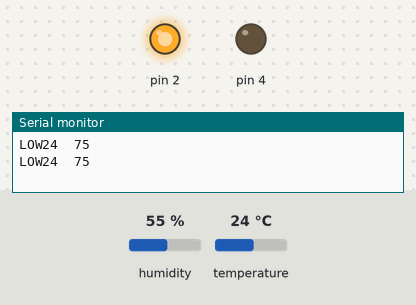
A sketch run on a simulated Arduino Uno, built with avr-gcc and run on an emulated ATmega328P. On the bench: output pins drawn as LEDs (lit = HIGH), the last lines printed to the serial monitor. The inputs (shaded band) are chosen by the test bench; at power-on: temperature 24 °C, humidity 55 %.

Above: at 1.3 s.
1.4 s: temperature set to 41 °C
At 3.2 s:
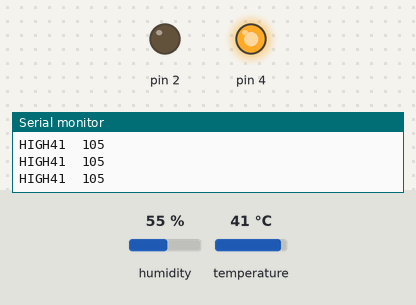
3.5 s: temperature set to 12 °C
At 4.9 s:
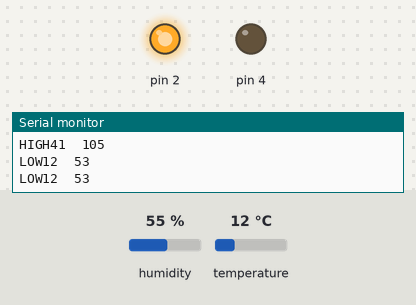
Timing chart, 0 to 6.5 s (numbered marks = the images above; inputs shaded):
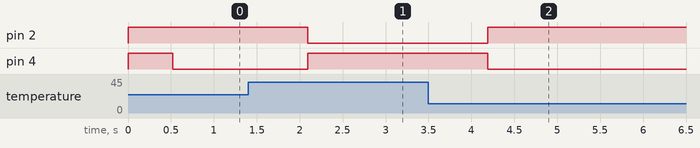

The sketch:

11dhtmaxmin.ino
```cpp
int maxTemp = 100;
int minTemp = 95;
// Include the DHT11 library for interfacing with the sensor.
#include <DHT11.h>

// Create an instance of the DHT11 class.
// - For Arduino: Connect the sensor to Digital I/O Pin 2.
DHT11 dht11(A1);

void setup() {
    pinMode(2,OUTPUT);
    pinMode(4,OUTPUT);
    digitalWrite(2,HIGH);
    digitalWrite(4,HIGH);
    Serial.begin(9600);

}

void loop() {
    int temperature = 0;
    int humidity = 0;

    // Attempt to read the temperature and humidity values from the DHT11 sensor.
    // int result = dht11.readTemperatureHumidity(temperature, humidity);

    int temp1 = dht11.readTemperature();

    int tempInFar = (temp1*1.8) + 32 ;

    if(tempInFar <= 96)
    {
      Serial.print("LOW");
      digitalWrite(4,LOW);
      digitalWrite(2,HIGH);
    }
    else if(tempInFar >= 100)
    {
      Serial.print("HIGH");
      digitalWrite(2,LOW);
      digitalWrite(4,HIGH);
    }
    else
    {
      digitalWrite(2,HIGH);
      digitalWrite(4,HIGH);
    }

    Serial.print(temp1);
    Serial.print("\t");
    Serial.println(tempInFar);


}
```

Measured:
- after the input at 1.4 s, pin 2: HIGH → LOW after 0.69 s; pin 4: LOW → HIGH after 0.69 s
- after the input at 3.5 s, pin 2: LOW → HIGH after 0.69 s; pin 4: HIGH → LOW after 0.69 s
